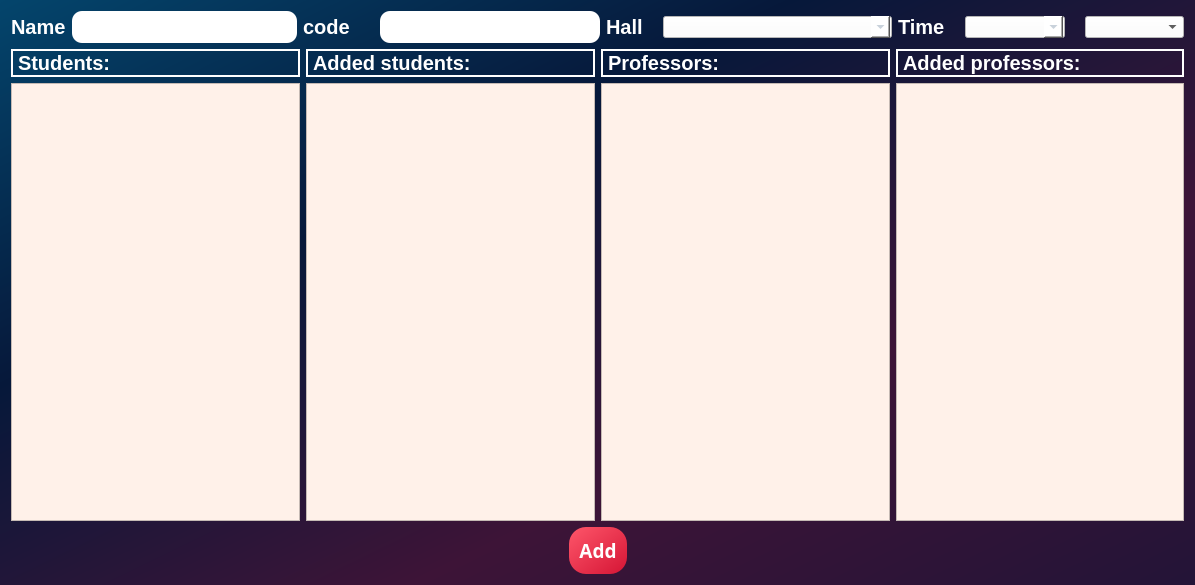
<?xml version="1.0" encoding="UTF-8"?>
<ui version="4.0">
 <class>AddCoursePage</class>
 <widget class="QDialog" name="AddCoursePage">
  <property name="geometry">
   <rect>
    <x>0</x>
    <y>0</y>
    <width>1195</width>
    <height>585</height>
   </rect>
  </property>
  <property name="windowTitle">
   <string>Add Course Page</string>
  </property>
  <property name="styleSheet">
   <string notr="true">/*Copyright (c) DevSec Studio. All rights reserved.
font: 700 9pt &quot;Microsoft PhagsPa&quot;;

MIT License

Permission is hereby granted, free of charge, to any person obtaining a copy
of this software and associated documentation files (the &quot;Software&quot;), to deal
in the Software without restriction, including without limitation the rights
to use, copy, modify, merge, publish, distribute, sublicense, and/or sell
copies of the Software, and to permit persons to whom the Software is
furnished to do so, subject to the following conditions:

The above copyright notice and this permission notice shall be included in all
copies or substantial portions of the Software.

THE SOFTWARE IS PROVIDED *AS IS*, WITHOUT WARRANTY OF ANY KIND, EXPRESS OR
IMPLIED, INCLUDING BUT NOT LIMITED TO THE WARRANTIES OF MERCHANTABILITY,
FITNESS FOR A PARTICULAR PURPOSE AND NONINFRINGEMENT. IN NO EVENT SHALL THE
AUTHORS OR COPYRIGHT HOLDERS BE LIABLE FOR ANY CLAIM, DAMAGES OR OTHER
LIABILITY, WHETHER IN AN ACTION OF CONTRACT, TORT OR OTHERWISE, ARISING FROM,
OUT OF OR IN CONNECTION WITH THE SOFTWARE OR THE USE OR OTHER DEALINGS IN THE SOFTWARE.
*/

/*-----QWidget-----*/
QWidget
{
	background: qlineargradient(x1:0, y1:0, x2:1, y2:1, stop:0 #04456c, stop:0.33 #06183a, stop:0.67 #3d1437, stop:1 #231437);

	color: #000000;
	border-color: #000000;

}


/*-----QLabel-----*/
QLabel
{
	background-color: #292f45;
	color: #b9b9bb;
	border-color: #000000;

}


/*-----QPushButton-----*/
QPushButton
{
	background-color: #f0742f;
	color: #fff;
	font-weight: bold;
	border-style: solid;
	border-width: 1px;
	border-radius: 17px;
	border-color: #f0742f;
	padding: 10px;

}


QPushButton::hover
{
	background-color: #fc7c11;
	color: #fff;

}


QPushButton::pressed
{
	background-color: #ff6b35;
	color: #fff;

}


/*-----QToolButton-----*/
QToolButton
{
	background-color: #292f45;
	color: #000000;
	border-style: solid;
	border-color: #000000;

}


QToolButton::hover
{
	background-color: #fc7c11;
	color: #000000;
	padding: 2px;
	border-radius: 15px;
	border-color: #fc7c11;

}


QToolButton::pressed
{
	background-color: #fc7c11;
	color: #000000;
	border-style: solid;
	border-width: 2px;

}


/*-----QLineEdit-----*/
QLineEdit{
	background-color: rgb(255, 255, 255);
	color: #b9b9bb;
	font-weight: bold;
	border-style: solid;
	border-width: 2px;
	border-top: 0px;
	border-left: 0px;
	border-right: 0px;
	border-color: #b9b9bb;
	padding: 10px;

}


/*-----QCheckBox-----*/
QCheckBox
{
	background-color: transparent;
	color: #b9b9bb;
	font-weight: bold;

}


QCheckBox::indicator
{
    color: #b1b1b1;
    background-color: #00111d;
    border: 1px solid #f0742f;
    width: 12px;
    height: 12px;

}


QCheckBox::indicator:checked
{
    image:url(&quot;./ressources/check.png&quot;); /*To replace*/
	background-color: #1f2b2b;
    border: 1px solid #f0742f;

}


QCheckBox::indicator:unchecked:hover
{
    border: 1px solid #f0742f;

}


QCheckBox::disabled
{
	color: #656565;

}


QCheckBox::indicator:disabled
{
	background-color: #656565;
	color: #656565;
    border: 1px solid #656565;

}
</string>
  </property>
  <layout class="QVBoxLayout" name="verticalLayout_5">
   <item>
    <layout class="QHBoxLayout" name="horizontalLayout_5">
     <item>
      <layout class="QHBoxLayout" name="horizontalLayout_9" stretch="0,0">
       <item>
        <widget class="QLabel" name="name">
         <property name="font">
          <font>
           <pointsize>15</pointsize>
           <bold>true</bold>
          </font>
         </property>
         <property name="styleSheet">
          <string notr="true">color:#ffffff;
 font-weight: bold;
background: None;</string>
         </property>
         <property name="frameShape">
          <enum>QFrame::NoFrame</enum>
         </property>
         <property name="text">
          <string>Name</string>
         </property>
        </widget>
       </item>
       <item>
        <widget class="QLineEdit" name="nameLineEdit">
         <property name="styleSheet">
          <string notr="true">  position: relative;
  display: inline-block;
  height: 32px;
  width: 220px;
  margin: 0;
  padding: 0;
  background-color: #fff;
  border: none;
  border-radius: 10px;
color:#0d0d0d;</string>
         </property>
        </widget>
       </item>
      </layout>
     </item>
     <item>
      <layout class="QHBoxLayout" name="horizontalLayout">
       <property name="spacing">
        <number>30</number>
       </property>
       <item>
        <widget class="QLabel" name="code">
         <property name="font">
          <font>
           <pointsize>15</pointsize>
           <bold>true</bold>
          </font>
         </property>
         <property name="styleSheet">
          <string notr="true">color:#ffffff;
 font-weight: bold;
background: None;</string>
         </property>
         <property name="frameShape">
          <enum>QFrame::NoFrame</enum>
         </property>
         <property name="text">
          <string>code</string>
         </property>
        </widget>
       </item>
       <item>
        <widget class="QLineEdit" name="codeLineEdit">
         <property name="styleSheet">
          <string notr="true">  position: relative;
  display: inline-block;
  height: 32px;
  width: 220px;
  margin: 0;
  padding: 0;
  background-color: #fff;
  border: none;
  border-radius: 10px;
color:#0d0d0d;</string>
         </property>
        </widget>
       </item>
      </layout>
     </item>
     <item>
      <layout class="QHBoxLayout" name="horizontalLayout_3" stretch="0,1">
       <property name="spacing">
        <number>20</number>
       </property>
       <item>
        <widget class="QLabel" name="Hall">
         <property name="font">
          <font>
           <pointsize>15</pointsize>
           <bold>true</bold>
          </font>
         </property>
         <property name="styleSheet">
          <string notr="true">color: #ffffff;
 font-weight: bold;
background: None;</string>
         </property>
         <property name="frameShape">
          <enum>QFrame::NoFrame</enum>
         </property>
         <property name="text">
          <string>Hall</string>
         </property>
        </widget>
       </item>
       <item>
        <widget class="QComboBox" name="lecHallCBox">
         <property name="sizePolicy">
          <sizepolicy hsizetype="Preferred" vsizetype="Fixed">
           <horstretch>0</horstretch>
           <verstretch>0</verstretch>
          </sizepolicy>
         </property>
         <property name="baseSize">
          <size>
           <width>0</width>
           <height>0</height>
          </size>
         </property>
         <property name="styleSheet">
          <string notr="true">QComboBox {
	color: #a9b7c6;	
	background: #ffffff;
}
QComboBox:editable {
	background: #ffffff;
	color: #a9b7c6;
	selection-background-color: #1e1d23;
}
QComboBox QAbstractItemView {
	color: #0d0d0d;;	
	background: #ffffff;
	selection-color: #FFFFFF;
	selection-background-color: #1e1d23;
}
QComboBox:!editable:on, QComboBox::drop-down:editable:on {
	color: #0d0d0d;;	
	background: #ffffff;
}
</string>
         </property>
         <property name="insertPolicy">
          <enum>QComboBox::InsertAlphabetically</enum>
         </property>
        </widget>
       </item>
      </layout>
     </item>
     <item>
      <layout class="QHBoxLayout" name="horizontalLayout_2" stretch="0,1,1">
       <property name="spacing">
        <number>20</number>
       </property>
       <item>
        <widget class="QLabel" name="Time">
         <property name="font">
          <font>
           <pointsize>15</pointsize>
           <bold>true</bold>
          </font>
         </property>
         <property name="styleSheet">
          <string notr="true">color: #ffffff;
 font-weight: bold;
background: None;</string>
         </property>
         <property name="frameShape">
          <enum>QFrame::NoFrame</enum>
         </property>
         <property name="text">
          <string>Time</string>
         </property>
        </widget>
       </item>
       <item>
        <widget class="QComboBox" name="dayComboBox">
         <property name="styleSheet">
          <string notr="true">QComboBox {
	color: #a9b7c6;	
	background: #ffffff;
}
QComboBox:editable {
	background: #ffffff;
	color: #a9b7c6;
	selection-background-color: #1e1d23;
}
QComboBox QAbstractItemView {
	color: #a9b7c6;	
	background: #ffffff;
	selection-color: #FFFFFF;
	selection-background-color: #1e1d23;
}
QComboBox:!editable:on, QComboBox::drop-down:editable:on {
	color: #a9b7c6;	
	background: #ffffff;
}</string>
         </property>
         <property name="insertPolicy">
          <enum>QComboBox::InsertAlphabetically</enum>
         </property>
        </widget>
       </item>
       <item>
        <widget class="QComboBox" name="timeComboBox">
         <property name="styleSheet">
          <string notr="true">background-color: rgb(255, 255, 255);</string>
         </property>
        </widget>
       </item>
      </layout>
     </item>
    </layout>
   </item>
   <item>
    <layout class="QHBoxLayout" name="horizontalLayout_7">
     <item>
      <layout class="QHBoxLayout" name="horizontalLayout_6">
       <item>
        <layout class="QVBoxLayout" name="verticalLayout_2">
         <item>
          <widget class="QLabel" name="students">
           <property name="font">
            <font>
             <pointsize>-1</pointsize>
             <bold>true</bold>
            </font>
           </property>
           <property name="styleSheet">
            <string notr="true">color:#ffffff;
 font-weight: bold;
background: None;
font-size: 20px;
border: 2px solid white;</string>
           </property>
           <property name="frameShape">
            <enum>QFrame::Box</enum>
           </property>
           <property name="text">
            <string>Students:</string>
           </property>
          </widget>
         </item>
         <item>
          <widget class="QTableWidget" name="allStudentsTable">
           <property name="styleSheet">
            <string notr="true">QWidget {
    background-color: rgb(255, 241, 233);
    color: #ffffff;
 font-weight: bold;
}

QHeaderView::section {
    background-color: qlineargradient(spread:pad, x1:0, y1:0, x2:1, y2:1, stop:0 rgba(254, 86, 106, 255), stop:1 rgba(213, 21, 53, 255));
    padding: 4px;
    border: 1px solid #fffff8;
    font-size: 16pt;
}

QTableWidget {
    gridline-color: #fffff8;
    font-size: 14pt;
}

QTableView::item 
{
    font-size: 14pt;
	color: rgb(0, 0, 0);
    font-size: 14pt;
}
</string>
           </property>
           <property name="editTriggers">
            <set>QAbstractItemView::NoEditTriggers</set>
           </property>
           <property name="alternatingRowColors">
            <bool>true</bool>
           </property>
           <property name="selectionMode">
            <enum>QAbstractItemView::SingleSelection</enum>
           </property>
           <property name="selectionBehavior">
            <enum>QAbstractItemView::SelectRows</enum>
           </property>
           <property name="sortingEnabled">
            <bool>true</bool>
           </property>
           <attribute name="horizontalHeaderStretchLastSection">
            <bool>true</bool>
           </attribute>
          </widget>
         </item>
        </layout>
       </item>
       <item>
        <layout class="QVBoxLayout" name="verticalLayout">
         <item>
          <widget class="QLabel" name="students_2">
           <property name="font">
            <font>
             <pointsize>-1</pointsize>
             <bold>true</bold>
            </font>
           </property>
           <property name="styleSheet">
            <string notr="true">color:#ffffff;
 font-weight: bold;
background: None;
font-size: 20px;
border: 2px solid white;</string>
           </property>
           <property name="frameShape">
            <enum>QFrame::Box</enum>
           </property>
           <property name="text">
            <string>Added students:</string>
           </property>
          </widget>
         </item>
         <item>
          <widget class="QTableWidget" name="addedStudentsTable">
           <property name="styleSheet">
            <string notr="true">QWidget {
    background-color: rgb(255, 241, 233);
    color: #ffffff;
 font-weight: bold;
}

QHeaderView::section {
    background-color: qlineargradient(spread:pad, x1:0, y1:0, x2:1, y2:1, stop:0 rgba(254, 86, 106, 255), stop:1 rgba(213, 21, 53, 255));
    padding: 4px;
    border: 1px solid #fffff8;
    font-size: 16pt;
}

QTableWidget {
    gridline-color: #fffff8;
    font-size: 14pt;
}

QTableView::item 
{
    font-size: 14pt;
	color: rgb(0, 0, 0);
    font-size: 14pt;
}
</string>
           </property>
           <property name="editTriggers">
            <set>QAbstractItemView::NoEditTriggers</set>
           </property>
           <property name="alternatingRowColors">
            <bool>true</bool>
           </property>
           <property name="selectionMode">
            <enum>QAbstractItemView::SingleSelection</enum>
           </property>
           <property name="selectionBehavior">
            <enum>QAbstractItemView::SelectRows</enum>
           </property>
           <property name="sortingEnabled">
            <bool>true</bool>
           </property>
           <attribute name="horizontalHeaderStretchLastSection">
            <bool>true</bool>
           </attribute>
          </widget>
         </item>
        </layout>
       </item>
      </layout>
     </item>
     <item>
      <layout class="QHBoxLayout" name="horizontalLayout_4">
       <item>
        <layout class="QVBoxLayout" name="verticalLayout_4">
         <item>
          <widget class="QLabel" name="professors">
           <property name="font">
            <font>
             <pointsize>-1</pointsize>
             <bold>true</bold>
            </font>
           </property>
           <property name="styleSheet">
            <string notr="true">color:#ffffff;
 font-weight: bold;
background: None;
font-size: 20px;
border: 2px solid white;</string>
           </property>
           <property name="frameShape">
            <enum>QFrame::Box</enum>
           </property>
           <property name="text">
            <string>Professors:</string>
           </property>
          </widget>
         </item>
         <item>
          <widget class="QTableWidget" name="allProfessorsTable">
           <property name="styleSheet">
            <string notr="true">QWidget {
    background-color: rgb(255, 241, 233);
    color: #ffffff;
 font-weight: bold;
}

QHeaderView::section {
    background-color: qlineargradient(spread:pad, x1:0, y1:0, x2:1, y2:1, stop:0 rgba(254, 86, 106, 255), stop:1 rgba(213, 21, 53, 255));
    padding: 4px;
    border: 1px solid #fffff8;
    font-size: 16pt;
}

QTableWidget {
    gridline-color: #fffff8;
    font-size: 14pt;
}

QTableView::item 
{
    font-size: 14pt;
	color: rgb(0, 0, 0);
    font-size: 14pt;
}
</string>
           </property>
           <property name="editTriggers">
            <set>QAbstractItemView::NoEditTriggers</set>
           </property>
           <property name="alternatingRowColors">
            <bool>true</bool>
           </property>
           <property name="selectionMode">
            <enum>QAbstractItemView::SingleSelection</enum>
           </property>
           <property name="selectionBehavior">
            <enum>QAbstractItemView::SelectRows</enum>
           </property>
           <property name="sortingEnabled">
            <bool>true</bool>
           </property>
           <attribute name="horizontalHeaderStretchLastSection">
            <bool>true</bool>
           </attribute>
          </widget>
         </item>
        </layout>
       </item>
       <item>
        <layout class="QVBoxLayout" name="verticalLayout_3">
         <item>
          <widget class="QLabel" name="professors_2">
           <property name="font">
            <font>
             <pointsize>-1</pointsize>
             <bold>true</bold>
            </font>
           </property>
           <property name="styleSheet">
            <string notr="true">color:#ffffff;
 font-weight: bold;
background: None;
font-size: 20px;
border: 2px solid white;</string>
           </property>
           <property name="frameShape">
            <enum>QFrame::Box</enum>
           </property>
           <property name="text">
            <string>Added professors:</string>
           </property>
          </widget>
         </item>
         <item>
          <widget class="QTableWidget" name="addedProfessorsTable">
           <property name="styleSheet">
            <string notr="true">QWidget {
    background-color: rgb(255, 241, 233);
    color: #ffffff;
 font-weight: bold;
}

QHeaderView::section {
    background-color: qlineargradient(spread:pad, x1:0, y1:0, x2:1, y2:1, stop:0 rgba(254, 86, 106, 255), stop:1 rgba(213, 21, 53, 255));
    padding: 4px;
    border: 1px solid #fffff8;
    font-size: 16pt;
}

QTableWidget {
    gridline-color: #fffff8;
    font-size: 14pt;
}

QTableView::item 
{
    font-size: 14pt;
	color: rgb(0, 0, 0);
    font-size: 14pt;
}
</string>
           </property>
           <property name="editTriggers">
            <set>QAbstractItemView::NoEditTriggers</set>
           </property>
           <property name="alternatingRowColors">
            <bool>true</bool>
           </property>
           <property name="selectionMode">
            <enum>QAbstractItemView::SingleSelection</enum>
           </property>
           <property name="selectionBehavior">
            <enum>QAbstractItemView::SelectRows</enum>
           </property>
           <property name="sortingEnabled">
            <bool>true</bool>
           </property>
           <attribute name="horizontalHeaderStretchLastSection">
            <bool>true</bool>
           </attribute>
          </widget>
         </item>
        </layout>
       </item>
      </layout>
     </item>
    </layout>
   </item>
   <item>
    <layout class="QHBoxLayout" name="horizontalLayout_8">
     <item>
      <spacer name="horizontalSpacer_2">
       <property name="orientation">
        <enum>Qt::Horizontal</enum>
       </property>
       <property name="sizeHint" stdset="0">
        <size>
         <width>40</width>
         <height>20</height>
        </size>
       </property>
      </spacer>
     </item>
     <item>
      <widget class="QPushButton" name="addPushButton">
       <property name="font">
        <font>
         <family>Gilroy</family>
         <pointsize>14</pointsize>
         <bold>true</bold>
        </font>
       </property>
       <property name="styleSheet">
        <string notr="true">background: qlineargradient(spread:pad, x1:0, y1:0, x2:1, y2:1, stop:0 rgba(254, 86, 106, 255), stop:1 rgba(213, 21, 53, 255));
border: none;
font-family: Gilroy,sans-serif;
</string>
       </property>
       <property name="text">
        <string>Add</string>
       </property>
       <property name="icon">
        <iconset>
         <selectedoff>:/new/img/add.png</selectedoff>
        </iconset>
       </property>
       <property name="iconSize">
        <size>
         <width>37</width>
         <height>37</height>
        </size>
       </property>
      </widget>
     </item>
     <item>
      <spacer name="horizontalSpacer">
       <property name="orientation">
        <enum>Qt::Horizontal</enum>
       </property>
       <property name="sizeHint" stdset="0">
        <size>
         <width>40</width>
         <height>20</height>
        </size>
       </property>
      </spacer>
     </item>
    </layout>
   </item>
  </layout>
 </widget>
 <resources/>
 <connections/>
</ui>
